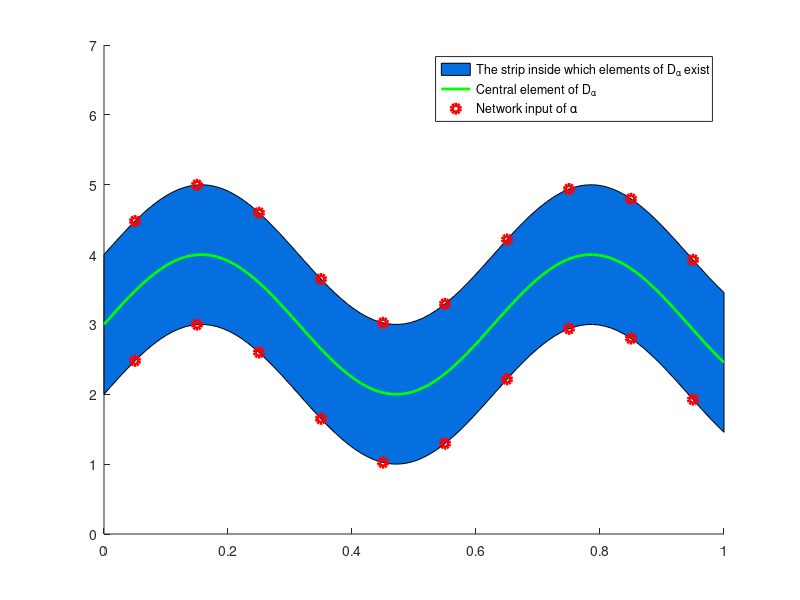

Reproduce this figure in MATLAB. (Note: this script raises an error after producing the figure.)
lblue = [0.0244 0.4350 0.8755];

x = linspace(0,1);
a_mean = @(x) sin(10.*x)+3;

ylim([0,7])
hold on
delta = 1;

a_max = @(x) a_mean(x) + delta;
a_min = @(x) a_mean(x) - delta;

%t(2) = plot(x,arrayfun(a_max,x),'b');
%t(3) = plot(x,arrayfun(a_min,x),'b');

h = linspace(0.05,0.95,10);

x2 = [x, fliplr(x)];

inBetween = [arrayfun(a_max,x),fliplr(arrayfun(a_min,x))];

t(1) = fill(x2,inBetween,lblue);
t(2) = plot(x,arrayfun(a_mean,x),'g', 'LineWidth', 2);
t(3) = plot(h,arrayfun(a_max,h),'ro','LineWidth',3);
t(4) = plot(h,arrayfun(a_min,h),'ro','LineWidth',3);

lgd = legend(t([1,2,4]),{'The strip inside which elements of D_\alpha exist','Central element of D_\alpha','Network input of \alpha'});
lgd.FontSize = 23;
set(gca,'FontSize',24);